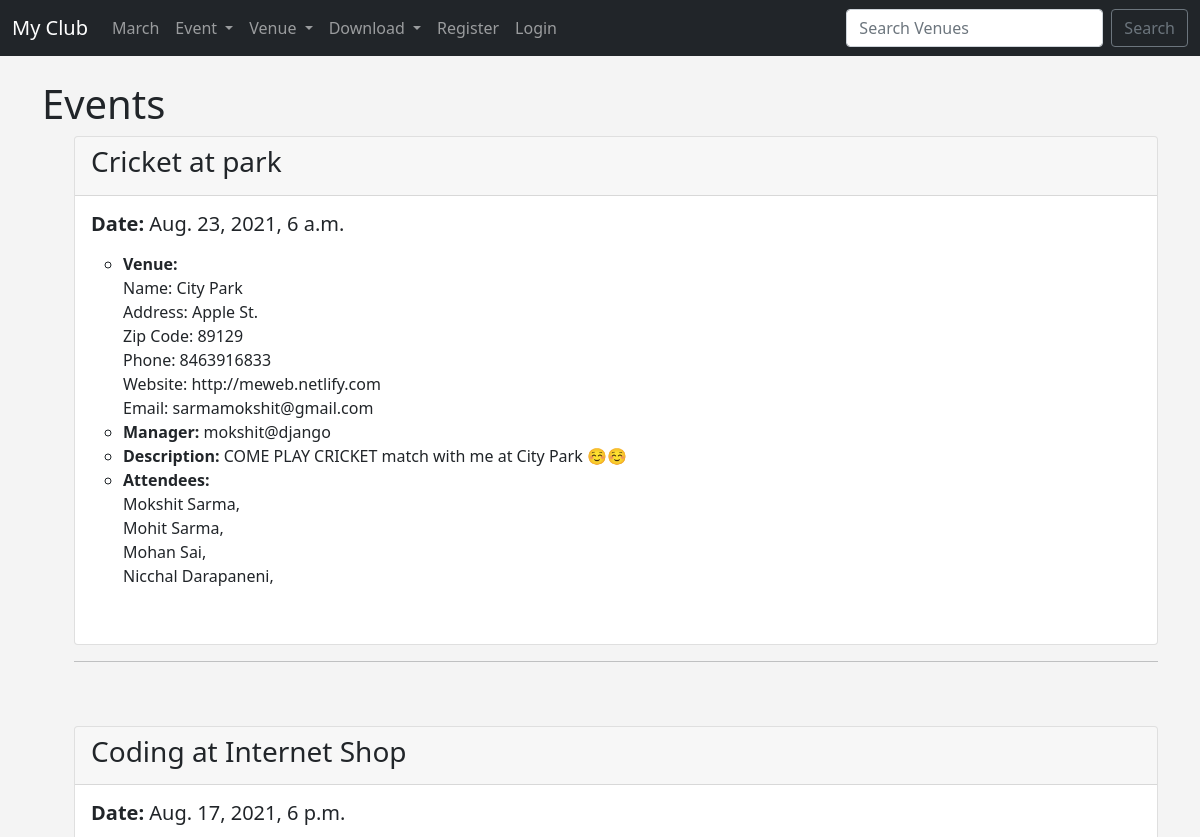
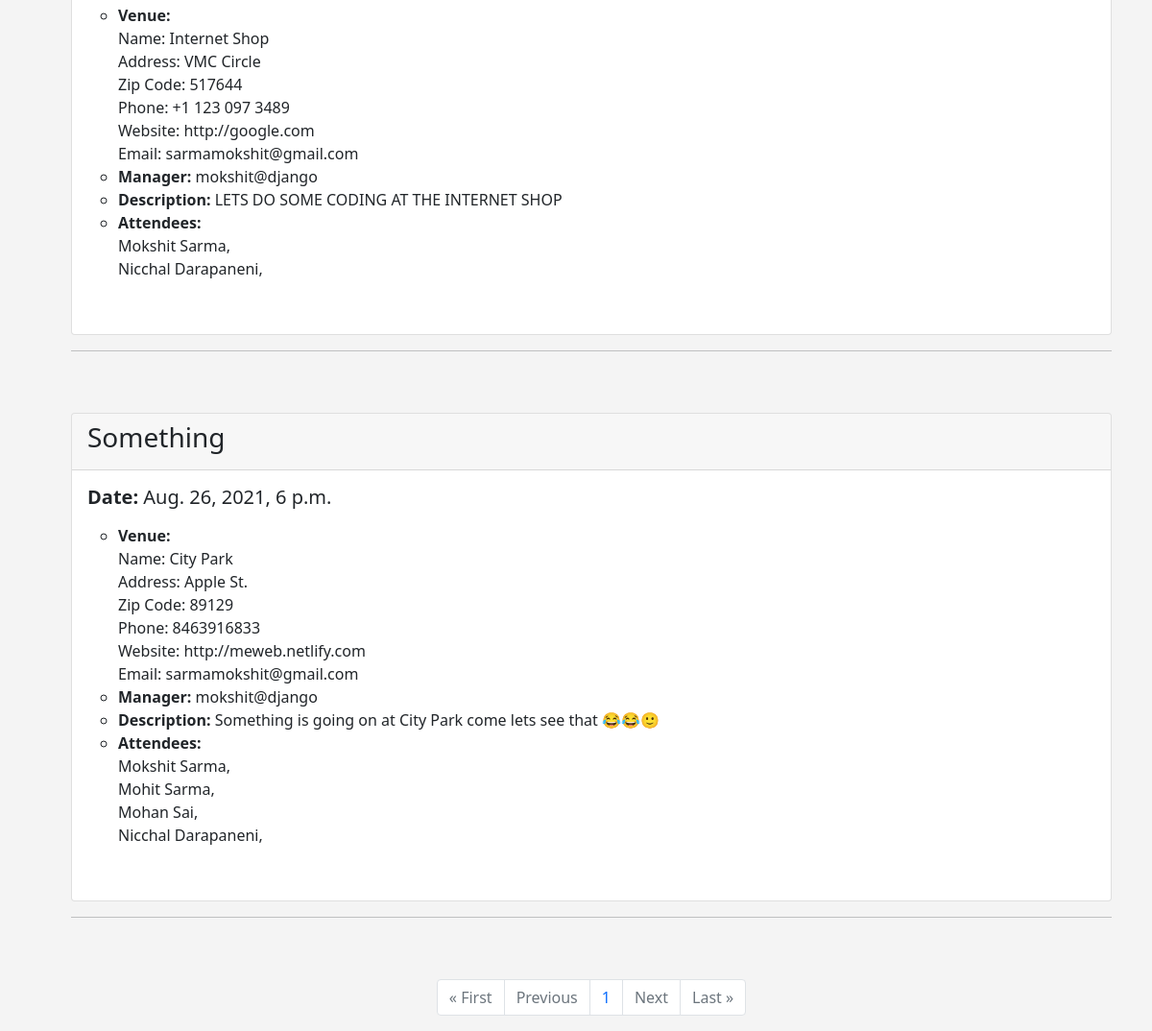
The app's page /events with its own data (2 pictures, top to bottom).
### events/models.py (models this page shows, shortened)
class Event(models.Model):
	name = models.CharField('Event Name', max_length=50)
	event_date = models.DateTimeField('Event Date')
	venue = models.ForeignKey(Venue, blank=True, null=True, on_delete=models.CASCADE)
	manager = models.ForeignKey(User, blank=True, null=True, on_delete=models.SET_NULL)
	description = models.TextField(blank=True)
	attendees = models.ManyToManyField(MyClubUser, blank=True)
	def __str__(self):
		return self.name

class Venue(models.Model):
	name = models.CharField('Venue Name', max_length=50)
	address = models.CharField(max_length=120)
	zip_code = models.CharField(max_length=10)
	phone = models.CharField('Contact', max_length=20)
	web = models.URLField('Website Address',blank=True)
	email_address = models.EmailField('Email Address', blank=True)

class MyClubUser(models.Model):
	first_name = models.CharField(max_length=50)
	last_name = models.CharField(max_length=50)
	email = models.EmailField('User Email Address')
	def __str__(self):
		return self.first_name + ' ' + self.last_name

### events/views.py (the view)
# urls.py: path('events',views.all_events,name='list-events'),
def all_events(request):
	event_list = Event.objects.all().order_by('event_date')
	p = Paginator(Event.objects.all(), 10)
	page = request.GET.get('page')
	events = p.get_page(page)
	nums = 'a' * events.paginator.num_pages
	return render(request,'events/event_list.html',
		{'event_list':event_list,
		'events':events,
		'nums':nums}
	)

### events/templates/events/event_list.html (shortened to what this page needs)
{% extends 'events/base.html' %}
{% block content %}
	<h1> Events </h1>
	<ul>
{% for event in events %}
<div class="card">
  <div class="card-header">
    <h3>{{ event }}</h3>
  </div>
  <div class="card-body">
    <h5 class="card-title"><b>Date:</b> {{ event.event_date }}</h5>
    <p class="card-text">
    <ul>
	<li><b>Venue:</b> <br>
		Name: {{ event.venue.name }}<br>
		Address: {{ event.venue.address }}<br>
		Zip Code: {{ event.venue.zip_code }}<br>
		Phone: {{ event.venue.phone }}<br>
		Website: {{ event.venue.web }}<br>
		Email: {{ event.venue.email_address }}<br>
	</li>
	<li><b>Manager:</b> {{ event.manager }}</li>
	<li><b>Description:</b> {{ event.description }}</li>
	<li><b>Attendees:</b> <br>
	{% for i in event.attendees.all %}
	{{ i }},<br>
	{% endfor %}
	</li>
	</ul>
	<br>
    </p>
  </div>
</div>
<hr><br><br>
{% endfor %}
<nav aria-label="Page navigation example">
  <ul class="pagination justify-content-center">
{% if events.has_previous %}
	<li class="page-item"><a href="?page=1" class="page-link">&laquo First</a></li>
	<li class="page-item"><a href="?page={{ events.previous_page_number }}" class="page-link">Previous</a></li>
{% else %}
	<li class="page-item disabled"><a href="#" class="page-link">&laquo First</a></li>
	<li class="page-item disabled"><a href="#" class="page-link">Previous</a></li>
{% endif %}
{% for i in nums %}
	<li class="page-item"><a href="?page={{ forloop.counter }}" class="page-link">{{ forloop.counter }}</a></li>
{% endfor %}
{% if events.has_next %}
	<li class="page-item"><a href="?page={{ events.next_page_number }}" class="page-link">Next</a></li>
	<li class="page-item"><a href="?page={{ events.paginator.num_pages }}" class="page-link">Last &raquo</a></li>
{% else %}
	<li class="page-item disabled"><a href="#" class="page-link">Next</a></li>
	<li class="page-item disabled"><a href="#" class="page-link">Last &raquo</a></li>
{% endif %}
</ul>
</nav>
</ul>
{% endblock %}

### events/templates/events/base.html (shortened to what this page needs)
<!doctype html>
<html lang="en">
  <head>
    <link href="https://cdn.jsdelivr.net/npm/bootstrap@5.1.0/dist/css/bootstrap.min.css" rel="stylesheet">
  </head>
  <body>
  {% include 'events/navbar.html' %}
  <br>
  <div class='container'>
  {% block content %}
  {% endblock %}
  </body>
</html>

### events/templates/events/navbar.html (shortened to what this page needs)
<nav class="navbar navbar-expand-lg navbar-dark bg-dark">
  <div class="container-fluid">
    <a class="navbar-brand" href="{% url 'home' %}">
    My Club</a>
    <div class="collapse navbar-collapse" id="navbarSupportedContent">
      <ul class="navbar-nav me-auto mb-2 mb-lg-0">
        <li class="nav-item">
          <a class="nav-link" href="{% url 'home' '2021' 'March' %}">March</a>
        </li>
        <li class="nav-item dropdown">
          <a class="nav-link dropdown-toggle" href="#" id="navbarDropdown" role="button" data-bs-toggle="dropdown" aria-expanded="false">
            Event
          </a>
        </li>
        <li class="nav-item dropdown">
          <a class="nav-link dropdown-toggle" href="#" id="navbarDropdown" role="button" data-bs-toggle="dropdown" aria-expanded="false">
            Venue
          </a>
        </li>
        <li class="nav-item dropdown">
          <a class="nav-link dropdown-toggle" href="#" id="navbarDropdown" role="button" data-bs-toggle="dropdown" aria-expanded="false">
            Download
          </a>
        </li>
        {% if user.is_authenticated %}
	        <li class="nav-item">
	          <a class="nav-link" href="{% url 'logout' %}">Logout</a>
	        </li>
	    {% else %}
	    	<li class="nav-item">
	          <a class="nav-link" href="{% url 'register_user' %}">Register</a>
	        </li>
	        <li class="nav-item">
          	<a class="nav-link" href="{% url 'login' %}">Login</a>
      	  </li>
        {% endif %}
      </ul>
      <form class="d-flex" method=POST action="{% url 'search_venue' %}">
        <input class="form-control me-2" type="search" placeholder="Search Venues" aria-label="Search" name="searched">
        <button class="btn btn-outline-secondary" type="submit">Search</button>
      </form>
    </div>
  </div>
</nav>

### events/templates/events/base.html (style rules this page uses)
body { background: #f4f4f4; }

### records on screen
Event: name "Cricket at park", event_date "Aug. 23, 2021, 6 a.m.", venue.name "City Park", venue.address "Apple St.", venue.zip_code "89129", venue.phone "8463916833", venue.web "http://meweb.netlify.com", venue.email_address "sarmamokshit@gmail.com", manager "mokshit@django", description "COME PLAY CRICKET match with me at City Park ☺️☺️"
MyClubUser: first_name+last_name "Mokshit Sarma"
MyClubUser: first_name+last_name "Mohit Sarma"
MyClubUser: first_name+last_name "Mohan Sai"
MyClubUser: first_name+last_name "Nicchal Darapaneni"
Event: name "Coding at Internet Shop", event_date "Aug. 17, 2021, 6 p.m.", venue.name "Internet Shop", venue.address "VMC Circle", venue.zip_code "517644", venue.phone "+1 123 097 3489", venue.web "http://google.com", venue.email_address "sarmamokshit@gmail.com", manager "mokshit@django", description "LETS DO SOME CODING AT THE INTERNET SHOP"
Event: name "Something", event_date "Aug. 26, 2021, 6 p.m.", venue.name "City Park", venue.address "Apple St.", venue.zip_code "89129", venue.phone "8463916833", venue.web "http://meweb.netlify.com", venue.email_address "sarmamokshit@gmail.com", manager "mokshit@django", description "Something is going on at City Park come lets see that 😂😂🙂"
